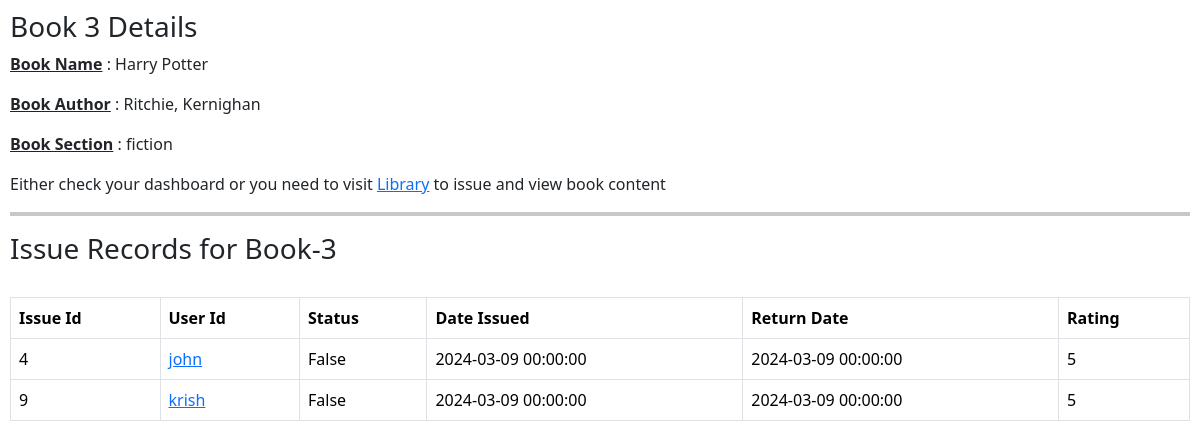
The app's page /book/3 (signed in) with its own data.
### library/models.py (models this page shows, shortened)
class Book(db.Model):
    __tablename__ = "BOOK"
    id = db.Column(db.Integer, primary_key=True, autoincrement=True)
    name = db.Column(db.String(100), nullable=False)
    author = db.Column(db.String(100), nullable=False)
    content = db.Column(db.Text, nullable=False)
    section_id = db.Column(db.Integer, db.ForeignKey('SECTION.id'), nullable=False)
    issues = db.Relationship('Issue', backref="book_issues", cascade="all, delete")

class Section(db.Model):
    __tablename__ = "SECTION"
    id = db.Column(db.Integer, primary_key=True, autoincrement=True)
    name = db.Column(db.String(40), nullable=False)
    description = db.Column(db.Text, nullable=False)
    date_created = db.Column(db.DateTime, nullable=False)
    books = db.Relationship('Book', backref="section_books", cascade="all, delete")

class User(db.Model):
    __tablename__ = "USER"
    id = db.Column(db.Integer, primary_key=True, autoincrement=True)
    username = db.Column(db.String(20), nullable=False, unique=True)
    email = db.Column(db.String(120), nullable=False, unique=True)
    password = db.Column(db.String(120), nullable=False)
    is_admin = db.Column(db.Boolean, default=False)
    issues = db.Relationship('Issue', backref="user_issues", cascade="all, delete")

class Issue(db.Model):
    __tablename__ = "ISSUE"
    id = db.Column(db.Integer, primary_key=True, autoincrement=True)
    rating = db.Column(db.Integer, default=0)
    active_status = db.Column(db.Boolean, default=False)
    user_id = db.Column(db.Integer, db.ForeignKey('USER.id'), nullable=False)
    book_id = db.Column(db.Integer, db.ForeignKey('BOOK.id'), nullable=False)
    date_issued = db.Column(db.DateTime, nullable=False)
    return_date = db.Column(db.DateTime, nullable=False)

### library/routes.py (the view)
@app.route("/book/<id>")
def book_get(id):
    if session.get("username") is None:
        return render_template("no_login.html")
    existing_book = models.Book.query.get(id)
    if existing_book is None:
        data = {
            "type": "Book"
        }
        return render_template("not_found.html", data=data)
    issue_records = models.Issue.query.filter(models.Issue.book_id == id).all()
    book_copies = models.Book.query.filter(models.Book.name == existing_book.name,
                                           models.Book.author == existing_book.author).all()
    data = {
        "book": modify_the_book(existing_book),
        "book_copies": book_copies,
        "issue_records": [modify_the_issue_record(ir) for ir in issue_records]
    }
    return render_template("book_get.html", data=data)

### library/routes.py (called while the page is built)
def modify_the_issue_record(issue_record):
    b = models.Book.query.get(issue_record.book_id)
    s = models.Section.query.get(b.section_id)
    u = models.User.query.get(issue_record.user_id)
    modified_issue_record = {
        "issue_id": issue_record.id,
        "book_id": b.id,
        "user_id": u.id,
        "username": u.username,
        "name": b.name,
        "author": b.author,
        "content": b.content,
        "section_name": s.name,
        "date_issued": issue_record.date_issued,
        "status": issue_record.active_status,
        "rating": issue_record.rating,
        "return_date": issue_record.return_date
    }
    return modified_issue_record

def modify_the_book(book):
    s = models.Section.query.get(book.section_id)
    modified_book = {
        "id": book.id,
        "name": book.name,
        "author": book.author,
        "section_name": s.name,
        "content": book.content,
        "total_rating": calculate_book_rating(book.id)
    }
    return modified_book

def calculate_book_rating(b_id):
    b = models.Book.query.get(b_id)
    book_copies = models.Book.query.filter(
        models.Book.name == b.name, models.Book.author == b.author).all()
    total_rating = 0
    for bc in book_copies:
        issue_records = models.Issue.query.filter(
            models.Issue.book_id == bc.id, models.Issue.rating > 1).all()
        for ir in issue_records:
            total_rating += ir.rating
    return total_rating

### library/templates/book_get.html (shortened to what this page needs)
<!DOCTYPE html>
<html lang="en">
  <head>
    <link
      href="https://cdn.jsdelivr.net/npm/bootstrap@5.3.3/dist/css/bootstrap.min.css"
      rel="stylesheet"
    />
  </head>
  <body>
    <h3>Book {{data["book"].id}} Details</h3>
    <p>
      <strong><u>Book Name</u></strong> : {{ data["book"].name }}
    </p>
    <p>
      <strong><u>Book Author</u></strong> : {{ data["book"].author }}
    </p>
    <p>
      <strong><u>Book Section</u></strong> : {{ data["book"].section_name }}
    </p>
    {% if session.get("username") == "admin" %}
    <p>
      <strong><u>Book Content</u></strong> : {{ data["book"].content }}
    </p>
    {% else %}
    <p>
      Either check your dashboard or you need to visit
      <a href="/library">Library</a> to issue and view book content
    </p>
    {% endif %}
    <hr class="border-4" />
    <h3>Issue Records for Book-{{ data["book"].id }}</h3>
    <br />
    {% if data['issue_records'] | length == 0 %}
    <p>No Issue Records for this book</p>
    <br />
    {% else %}
    <table class="table table-bordered table-hover">
      <tr>
        <th>Issue Id</th>
        <th>User Id</th>
        <th>Status</th>
        <th>Date Issued</th>
        <th>Return Date</th>
        <th>Rating</th>
      </tr>
      {% for ir in data['issue_records'] %}
      <tr>
        <td>{{ ir.issue_id }}</td>
        <td><a href="/user/{{ ir.user_id }}">{{ ir.username }}</a></td>
        <td>{{ ir.status }}</td>
        <td>{{ ir.date_issued }}</td>
        <td>{{ ir.return_date }}</td>
        <td>{{ ir.rating }}</td>
      </tr>
      {% endfor %}
    </table>
    {% endif %}
  </body>
</html>

### library/templates/book_get.html (style rules this page uses)
body { padding: 10px; }

### records on screen
Book: book.name "Harry Potter", book.author "Ritchie, Kernighan"
Section: book.section_name "fiction"
User: username "john"
Issue: date_issued "2024-03-09 00:00:00", return_date "2024-03-09 00:00:00"
User: username "krish"
Issue: date_issued "2024-03-09 00:00:00", return_date "2024-03-09 00:00:00"

### other values on screen
{{ data["book"].id }} "3"
{{ ir.issue_id }} "4" "9"
{{ ir.status }} "False" "False"
{{ ir.rating }} "5" "5"
